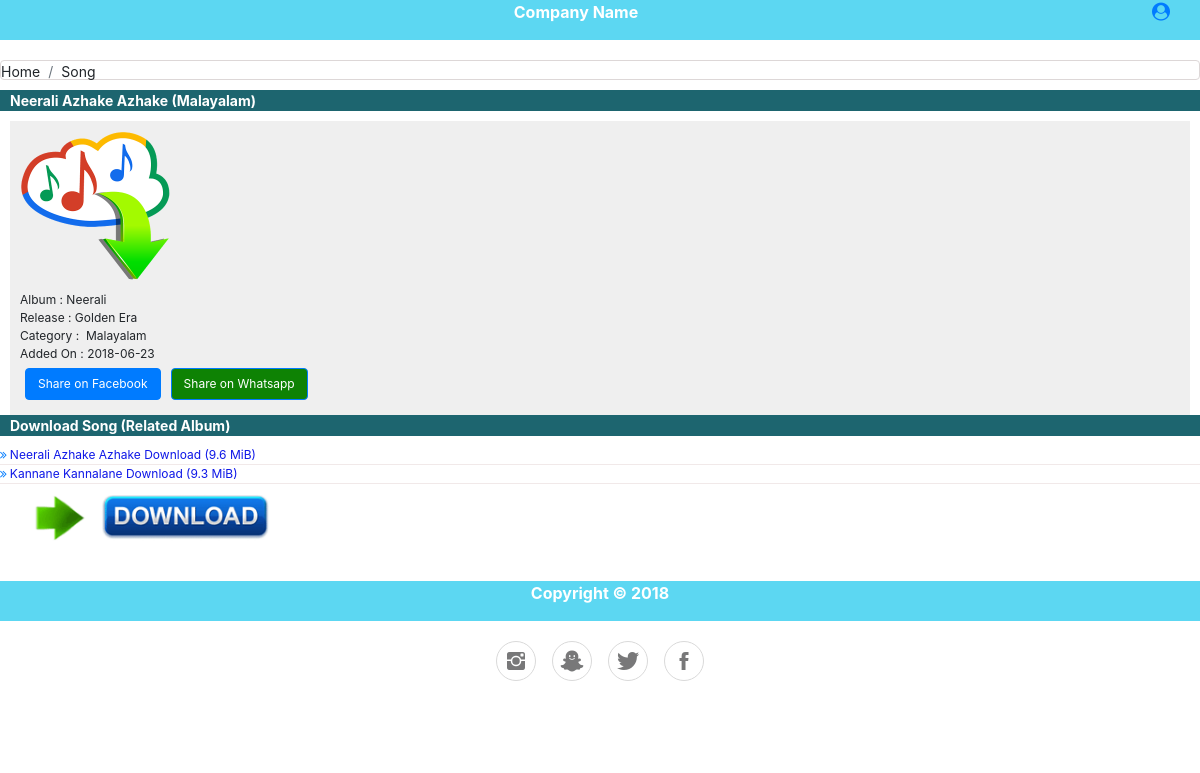
Screenshot of /single.php?song_title=Neerali Azhake Azhake with the database file from the repository.
### tables this page shows
CREATE TABLE IF NOT EXISTS `songs` (
  `id` int(10) unsigned NOT NULL AUTO_INCREMENT,
  `song_title` varchar(45) NOT NULL,
  `album` varchar(45) DEFAULT 'Latest',
  `category` varchar(45),
  `url` varchar(80) NOT NULL,  
  `size` varchar(20),
  `added_on` varchar(30),
  PRIMARY KEY (`id`,`song_title`)
);

### single.php (the view, shortened to what this page needs)
<?php include("header.php"); ?>
    </section>
    <section id="song-info">
        <ol class="breadcrumb" id="bread-crumb" style="margin-bottom: 10px;">
            <li class="breadcrumb-item"><a><span>Home</span></a></li>
            <li class="breadcrumb-item"><a><span>Song</span></a></li>
        </ol>
        <?php $uri = $_SERVER['REQUEST_SCHEME'] . '://' . $_SERVER['HTTP_HOST'].$_SERVER['REQUEST_URI']; ?>
        <?php
            $songTitle=$_GET['song_title'];
            $query1="SELECT * FROM `songs` where `song_title`='$songTitle'";
            $result1=$mysqli->query($query1);
    if($result1->num_rows > 0)
    {
            while($rec=$result1->fetch_array())
                {
        ?>
        <div id="section-hdr" class="section-header"><span class="title" style="color:rgb(255,255,255);"><strong><?php echo $rec['song_title'];?> (<?php echo $rec['category'];?>)</strong></span></div>
        <div id="song-info-div"><img src="assets/img/demo.png" class="image-box">
            <div style="margin-top:10px;font-size:12px;">
                <p class="song-info">Album : <?php $alb=$rec['album']; echo $alb;?></p>
                <p class="song-info">Release : Golden Era</p>
                <p class="song-info">Category : &nbsp;<?php echo $rec['category'];?></p>
                <p class="song-info">Added On : <?php echo $rec['added_on'];?></p>
            </div><a class="btn btn-primary share-btns" role="button" href="http://www.facebook.com/sharer.php?u=<?php echo $uri;?>">Share on Facebook</a><a class="btn btn-primary share-btns" role="button"
                href="whatsapp://send?text=Ente%20Mezhuthiri%20Athazhangal%202018%20Malayalam%20Full%20Mp3%20Songs%20Free%20Download%20<?php echo $uri;?>" style="background-color:rgb(14,130,4);">Share on Whatsapp</a></div>
    <?php
        }
    ?>
    </section>
    <section id="download-menu">
        <div id="section-header-1" class="section-header"><span class="title" style="color:rgb(255,255,255);"><strong>Download Song (Related Album)</strong></span></div>
        <?php
        $query1="SELECT * FROM `songs` where `album`='$alb'";
        $result=$mysqli->query($query1);
        while($rec=$result->fetch_array())
        {
        ?>
        <div class="body-components"><a href="download.php?song_title=<?php echo $rec['song_title'];?>"><i class="fa fa-angle-double-right" style="padding-right:3px;"></i><span class="download-text"><?php echo $rec['song_title'];?> Download (<?php echo $rec['size'];?>)</span></a></div>
        <?php
            }
        }
        else
        {
        ?>
        <div class="alert alert-info" role="alert" style="top:20px;width:80%;margin:30px;"><span>No songs Found!</span></div>
        <?php
            }
        ?>
        <a href="javascript:alert('This will open ads')"><img src="assets/img/23-1-1520938896.gif" class="image-ads" /></a>
    </section>
    <div class="footer-basic">
        <footer>
            <div id="company" style="background-color:#5cd7f2;"><span class="title" style="color:rgb(255,255,255);"><strong>Copyright © 2018</strong></span></div>
            <div class="social"><a href="#"><i class="icon ion-social-instagram"></i></a><a href="#"><i class="icon ion-social-snapchat"></i></a><a href="#"><i class="icon ion-social-twitter"></i></a><a href="#"><i class="icon ion-social-facebook"></i></a></div>
        </footer>
    </div>
</body>
</html>

### header.php (shortened to what this page needs)
<!DOCTYPE html>
<html>
<head>
    <link rel="stylesheet" href="assets/bootstrap/css/bootstrap.min.css">
    <link rel="stylesheet" href="assets/fonts/font-awesome.min.css">
    <link rel="stylesheet" href="assets/fonts/ionicons.min.css">
    <link rel="stylesheet" href="assets/css/styles.min.css">
</head>
<body>
    <section id="header">
        <div id="company" style="background-color:#5cd7f2;"><a href="index.php"><span class="title" style="color:rgb(255,255,255);"><strong>Company Name</strong></span></a><a href="login.php" style="float:right;padding-right:30px;"><i class="fa fa-user-circle" style="font-size:18px;"></i></a></div>

### rows the page displays
songs: song_title "Neerali Azhake Azhake", category "Malayalam", album "Neerali", added_on "2018-06-23", size "9.6 MiB"
songs: song_title "Kannane Kannalane", size "9.3 MiB"
